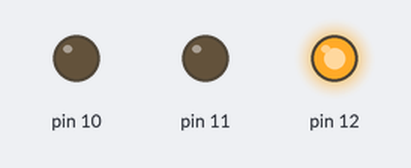
A sketch run on a simulated Arduino Uno, built with avr-gcc and run on an emulated ATmega328P. Parts: output pins drawn as LEDs (lit = HIGH).

Above: at 0.5 s.
At 2.5 s:
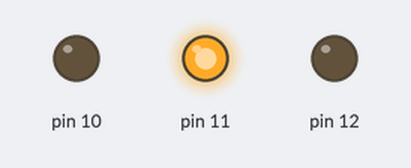
At 4.5 s:
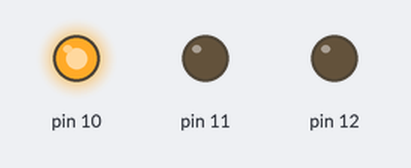
At 5.5 s:
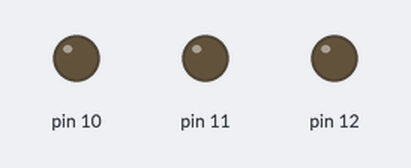
Timing chart, 0 to 7.8 s (numbered marks = the images above):
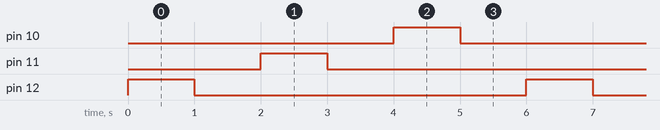

Measured:
- by itself, pin 10–12: alternates HIGH for 1.0 s and LOW for 5.0 s
- by itself, everything shown: repeats every 6.0 s, in 6 steps

The sketch:

Piscar_LED.ino
```cpp
void setup() {
  pinMode(12, OUTPUT);
  pinMode(11, OUTPUT);
  pinMode(10, OUTPUT);
}

void loop() {
  digitalWrite(12, HIGH);
  delay(1000);
  digitalWrite(12, LOW);
  delay(1000);
  digitalWrite(11, HIGH);
  delay(1000);
  digitalWrite(11, LOW);
  delay(1000);
  digitalWrite(10, HIGH);
  delay(1000);
  digitalWrite(10, LOW);
  delay(1000);


}
```
